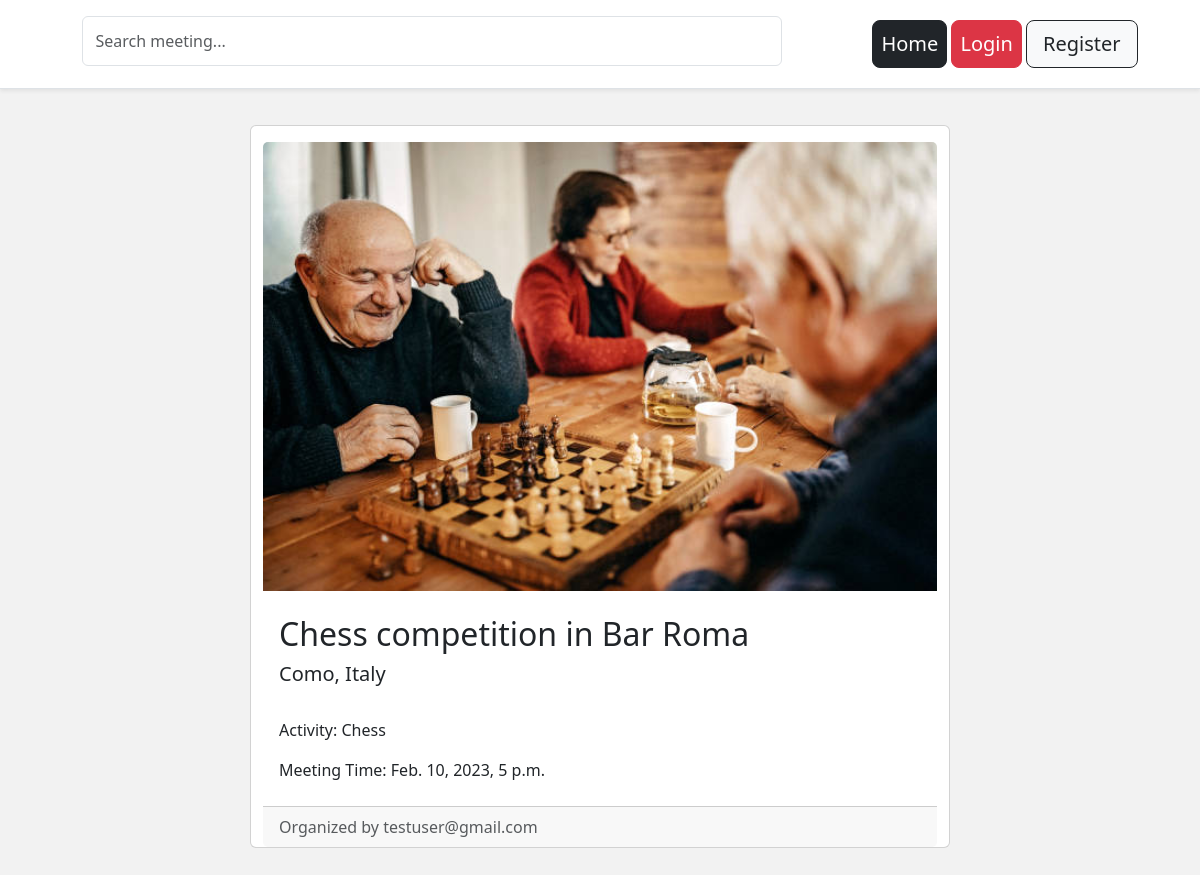
Page /meetings/carlo72-chess-competition-in-bar-roma/ on the committed database.
### meetings/models.py (models this page shows, shortened)
class MeetingPost(models.Model):
    title = models.CharField(max_length=50, null=False, blank=False)
    image = models.ImageField(upload_to=upload_location, null=False, blank=False)
    creator = models.ForeignKey(settings.AUTH_USER_MODEL, on_delete=models.CASCADE)
    slug = models.SlugField(blank=True, unique=True)
    location = models.CharField(max_length=120)
    time = models.DateTimeField()
    activity = models.CharField(max_length=120)
    active = models.BooleanField(null=True, blank=True)
    is_private = models.BooleanField(null=True, blank=True)

### users/models.py (models this page shows, shortened)
class Account(AbstractBaseUser):
    email = models.EmailField(verbose_name="email", max_length=60, unique=True)
    username = models.CharField(max_length=30, unique=True)
    name = models.CharField(max_length=50, verbose_name="name")
    phone = models.CharField(max_length=20, verbose_name="phone number")
    birthdate = models.DateField(max_length=120, verbose_name="date of birth")
    date_joined = models.DateTimeField(verbose_name='date joined', auto_now_add=True)
    last_login = models.DateTimeField(verbose_name='last login', auto_now=True)
    is_admin = models.BooleanField(default=False)
    is_active = models.BooleanField(default=True)
    is_staff = models.BooleanField(default=False)
    is_superuser = models.BooleanField(default=False)
    USERNAME_FIELD = 'email'
    REQUIRED_FIELDS = ['username', 'name', 'phone', 'birthdate']
    objects = MyAccountManager()
    def __str__(self):
        return self.email

### meetings/views.py (the view)
# urls.py: path('<slug>/', detail_meeting_view, name="detail"),
def detail_meeting_view(request, slug):
    context = {}
    meeting_post = get_object_or_404(MeetingPost, slug=slug)
    context['meeting_post'] = meeting_post
    return render(request, 'meetings/detail_meeting.html', context)

### meetings/templates/meetings/detail_meeting.html (shortened to what this page needs)
{% extends "base.html" %}
{% block content %}
<div class="container">
    <div class="row">
        <div class="card m-auto">
            <img class="card-img-top mt-3" src="{{meeting_post.image.url}}" >
            <div class="card-body my-2">
                <h2 class="card-title">{{meeting_post.title}}</h2>
                <h5 class="card-text">{{meeting_post.location}}</h5>
                <br>
                <p class="card-text">Activity: {{meeting_post.activity}}</p>
                <p class="card-text">Meeting Time: {{meeting_post.time}}</p>
            </div>
            <div class="card-footer text-muted">Organized by {{meeting_post.creator}}</div>
        </div>
    </div>
</div>
{% endblock content %}

### templates/navbar.html (style rules this page uses)
@media (min-width: 768px) { html { font-size: 16px; } }

### templates/base_css.html (style rules this page uses)
body { background-color: #f2f2f2; }

### meetings/templates/meetings/detail_meeting.html (style rules this page uses)
.card { max-width: 700px; }
.container { padding: 20px; }

### rows in the picture
MeetingPost: image (picture), title "Chess competition in Bar Roma", location "Como, Italy", activity "Chess", time "Feb. 10, 2023, 5 p.m.", creator "testuser@gmail.com"
